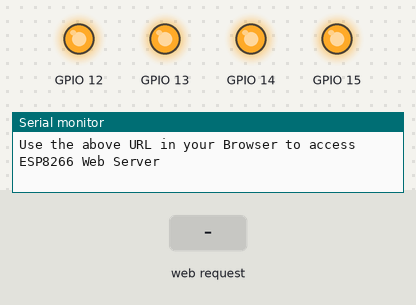
Simulated run of this sketch. Board: ESP8266 (NodeMCU). On the bench: output pins drawn as LEDs (lit = HIGH), the last lines printed to the serial monitor. The inputs (shaded band) are chosen by the test bench. WiFi joins after 1.5 s; servers stay silent unless stated; not simulated (calls return 0 or success): wifiCredentials.h.

Above: at 2.8 s.
2.9 s: HTTP request GET /FORWARD received
At 3.8 s:
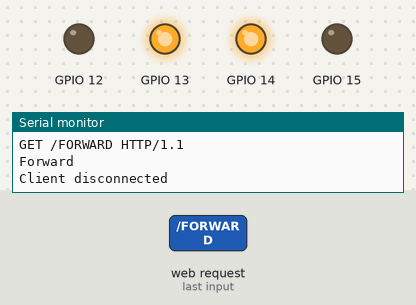
4.4 s: HTTP request GET /LEFT received
At 4.9 s:
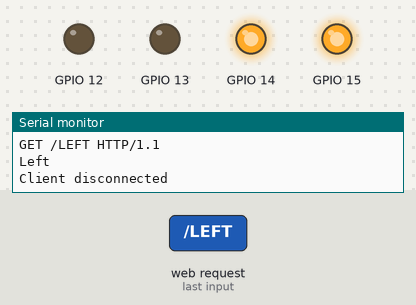
5.9 s: HTTP request GET /RIGHT received
At 7.1 s:
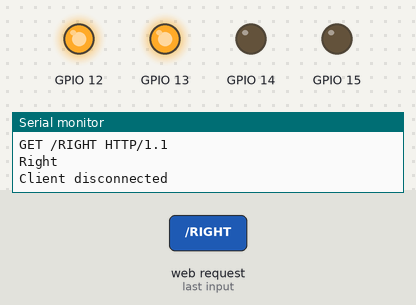
7.4 s: HTTP request GET /BACKWARD received
At 8.4 s:
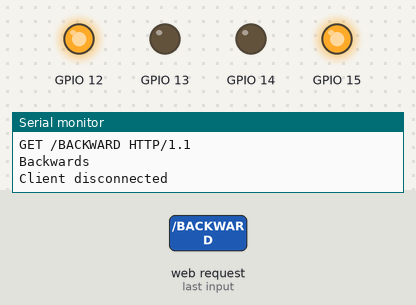
Timing chart, 0 to 9.9 s (numbered marks = the images above; inputs shaded):
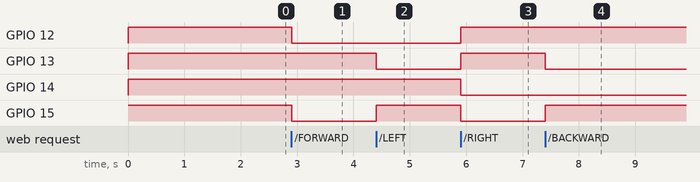

The sketch:

firmware.ino
```cpp
#include "wifiCredentials.h"
#include <ESP8266WiFi.h>

class motor {
public:
  void init(int pinA, int pinB) {
    this->pinA = pinA;
    this->pinB = pinB;

    pinMode(pinA, OUTPUT);
    pinMode(pinB, OUTPUT);

    this->stop();
  }

  void stop() {
    digitalWrite(this->pinA, 1);
    digitalWrite(this->pinB, 1);
  }
  void spin(bool dir) {
    if(dir) {
      digitalWrite(this->pinA, 0);
      digitalWrite(this->pinB, 1);
    }else {
      digitalWrite(this->pinA, 1);
      digitalWrite(this->pinB, 0);
    }
  }

private:
  int pinA, pinB;
};

motor left, right;


WiFiServer espServer(80); /* Instance of WiFiServer with port number 80 */
/* 80 is the Port Number for HTTP Web Server */

void setup() {
  Serial.begin(115200); /* Begin Serial Communication with 115200 Baud Rate */

  left.init(15, 13);
  right.init(12, 14);

  Serial.print("\n");
  Serial.print("Connecting to: ");
  Serial.println(ssid);
  WiFi.mode(WIFI_STA); /* Configure ESP8266 in STA Mode */
  WiFi.begin(ssid, password); /* Connect to Wi-Fi based on above SSID and Password */
  while(WiFi.status() != WL_CONNECTED)
  {
    Serial.print("*");
    delay(500);
  }
  Serial.print("\n");
  Serial.print("Connected to Wi-Fi: ");
  Serial.println(WiFi.SSID());
  delay(100);

  Serial.print("\n");
  Serial.println("Starting ESP8266 Web Server...");
  espServer.begin(); /* Start the HTTP web Server */
  Serial.println("ESP8266 Web Server Started");
  Serial.print("\n");
  Serial.print("The URL of ESP8266 Web Server is: ");
  Serial.print("http://");
  Serial.println(WiFi.localIP());
  Serial.print("\n");
  Serial.println("Use the above URL in your Browser to access ESP8266 Web Server\n");
}

void loop() {
  WiFiClient client = espServer.available(); /* Check if a client is available */
  if(!client)
  {
    return;
  }

  Serial.println("New Client!!!");

  String request = client.readStringUntil('\r'); /* Read the first line of the request from client */
  Serial.println(request); /* Print the request on the Serial monitor */
  /* The request is in the form of HTTP GET Method */
  client.flush();

  /* Extract the URL of the request */
  /* We have four URLs. If IP Address is 192.168.1.6 (for example),
   * then URLs are:
   * 192.168.1.6/GPIO4ON and its request is GET /GPIO4ON HTTP/1.1
   * 192.168.1.6/GPIO4OFF and its request is GET /GPIO4OFF HTTP/1.1
   * 192.168.1.6/GPIO5ON and its request is GET /GPIO5ON HTTP/1.1
   * 192.168.1.6/GPIO4OFF and its request is GET /GPIO5OFF HTTP/1.1
   */
   /* Based on the URL from the request, turn the LEDs ON or OFF */
  if (request.indexOf("/FORWARD") != -1)
  {
    Serial.println("Forward");

    left.spin(1);
    right.spin(1);
  }

  if (request.indexOf("/LEFT") != -1)
  {
    Serial.println("Left");

    left.spin(0);
    right.spin(1);
  }

  if (request.indexOf("/RIGHT") != -1)
  {
    Serial.println("Right");

    left.spin(1);
    right.spin(0);
  }

  if (request.indexOf("/BACKWARD") != -1)
  {
    Serial.println("Backwards");

    left.spin(0);
    right.spin(0);
  }

  if (request.indexOf("/STOP") != -1)
  {
    Serial.println("Stop");
      left.stop();
    right.stop();
  }


  /* HTTP Response in the form of HTML Web Page */
  client.println("HTTP/1.1 200 OK");
  client.println("Content-Type: text/html");
  client.println(); //  IMPORTANT
  client.println("<!DOCTYPE HTML>");
  client.println("<html>");
  client.println("<head>");
  client.println("<meta name=\"viewport\" content=\"width=device-width, initial-scale=1\">");
  client.println("<link rel=\"icon\" href=\"data:,\">");
  /* CSS Styling for Buttons and Web Page */
  client.println("<style>");
  client.println("html { font-family: Courier New; display: inline-block; margin: 0px auto; text-align: center;}");
  client.println(".button {border: none; color: blue; padding: 10px 20px; text-align: center;");
  client.println("text-decoration: none; font-size: 25px; margin: 2px; cursor: pointer;}");

  client.println(".joyatick{display: grid; grid-template-rows: 1fr 1fr 1fr; grid-template-column: 1fr 1fr 1fr; gap: 10px}");


  client.println(".forward{grid-row: 1; grid-column: 2;}");
  client.println(".left{grid-row: 2; grid-column: 1;}");
  client.println(".stop{grid-row: 2; grid-column: 2;}");
  client.println(".right{grid-row: 2; grid-column: 3;}");
  client.println(".backward{grid-row: 3; grid-column: 2;}");

  client.println("</style>");
  client.println("</head>");

  /* The main body of the Web Page */
  client.println("<body>");
  client.println("<h2>ESP8266 Web Server</h2>");

  client.println("<div class=\"joystic\">");
  client.print("<p><a href=\"/FORWARD\"><button class=\"button forward\">Forward</button></a></p>");
  client.print("<p><a href=\"/LEFT\"><button class=\"button left\">Left</button></a></p>");
  client.print("<p><a href=\"/STOP\"><button class=\"button stop\">Stop</button></a></p>");
  client.print("<p><a href=\"/RIGHT\"><button class=\"button right\">Right</button></a></p>");
  client.print("<p><a href=\"/BACKWARD\"><button class=\"button backward\">Backward</button></a></p>");
  client.println("</div>");

  client.println("</body>");
  client.println("</html>");
  client.print("\n");

  delay(1);
  /* Close the connection */
  client.stop();
  Serial.println("Client disconnected");
  Serial.print("\n");
}
```

Measured:
- after the input at 2.9 s, GPIO 12, GPIO 15: HIGH → LOW at once
- after the input at 4.4 s, GPIO 13: HIGH → LOW at once; GPIO 15: LOW → HIGH at once
- after the input at 5.9 s, GPIO 12, GPIO 13: LOW → HIGH at once; GPIO 14, GPIO 15: HIGH → LOW at once
- after the input at 7.4 s, GPIO 13: HIGH → LOW at once; GPIO 15: LOW → HIGH at once
